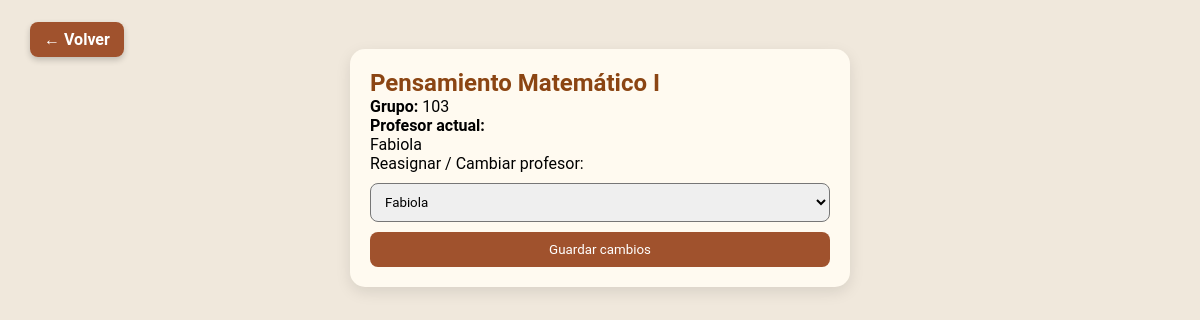
The page /administrador/profesorMateria.php?idClase=51&idGrupo=10236290 (signed in) on the database its author committed.
### tables this page shows
CREATE TABLE `grupo_materia` (
  `id_clase` int(11) NOT NULL,
  `id_grupo` int(11) NOT NULL,
  `id_materia` int(11) NOT NULL,
  `id_profesor` int(11) NOT NULL
);

CREATE TABLE `materias` (
  `id_materia` int(11) NOT NULL,
  `nombre` varchar(100) DEFAULT NULL,
  `semestre` varchar(100) DEFAULT NULL,
  `descripcion` varchar(255) DEFAULT NULL
);

CREATE TABLE `grupo` (
  `idGrupo` int(11) NOT NULL,
  `nombre` varchar(50) NOT NULL,
  `semestre` varchar(50) NOT NULL,
  `tutor` varchar(50) NOT NULL
);

CREATE TABLE `profesor` (
  `id_profesor` int(11) NOT NULL,
  `nombre` varchar(100) NOT NULL,
  `apellidos` varchar(100) NOT NULL,
  `telefono` bigint(20) NOT NULL,
  `domicilio` varchar(200) NOT NULL,
  `correo` varchar(100) NOT NULL,
  `password` varchar(255) NOT NULL
);

### administrador/profesorMateria.php (the view, shortened to what this page needs)
<?php
include_once(__DIR__ . '/../assets/sentenciasSQL/Conexion.php');
$idClase = $_GET['idClase'] ?? null;
$sql = "SELECT
            gm.id_clase,
            m.nombre AS materia,
            g.nombre AS grupo,
            p.id_profesor,
            p.nombre AS profesor
        FROM grupo_materia gm
        INNER JOIN materias m ON gm.id_materia = m.id_materia
        INNER JOIN grupo g ON gm.id_grupo = g.idGrupo
        LEFT JOIN profesor p ON gm.id_profesor = p.id_profesor
        WHERE gm.id_clase = ?";
$stmt = $pdo->prepare($sql);
$stmt->execute([$idClase]);
$clase = $stmt->fetch(PDO::FETCH_ASSOC);
$profesores = $pdo->query("SELECT id_profesor, nombre FROM profesor")->fetchAll(PDO::FETCH_ASSOC);
?>
<!DOCTYPE html>
<html lang="es">
<head>
     <link rel="stylesheet" href="css/menu.css?v=2.1">
</head>
<body>
 <a class="btn back" href="gruposCreados.php">&#8592; Volver</a>
<div class="card">
    <h2><?= htmlspecialchars($clase['materia']) ?></h2>
    <p><strong>Grupo:</strong> <?= htmlspecialchars($clase['grupo']) ?></p>
    <p><strong>Profesor actual:</strong><br>
        <?= $clase['profesor'] ?? 'Sin asignar' ?>
    </p>
    <form method="POST">
        <label>Reasignar / Cambiar profesor:</label>
        <select name="id_profesor" required>
            <?php foreach ($profesores as $p): ?>
                <option value="<?= $p['id_profesor'] ?>"
                    <?= $p['id_profesor'] == $clase['id_profesor'] ? 'selected' : '' ?>>
                    <?= htmlspecialchars($p['nombre']) ?>
                </option>
            <?php endforeach; ?>
        </select>
        <button type="submit">Guardar cambios</button>
    </form>
</div>
</body>
</html>

### administrador/css/menu.css (style rules this page uses)
* { margin: 0; padding: 0; box-sizing: border-box; font-family: "Roboto", sans-serif; }
html, body { height: 100%; scroll-behavior: smooth; }

### administrador/profesorMateria.php (style rules this page uses)
body { font-family: Arial; background: #f0e8dc; padding: 30px; }
.card { max-width: 500px; margin: auto; background: #fffaf0; padding: 20px; border-radius: 15px; box-shadow: 0 5px 15px rgba(0,0,0,.1); }
h2 { color: #8b4513; }
select, button { width: 100%; padding: 10px; margin-top: 10px; border-radius: 8px; }
button { background: #a0522d; color: white; border: none; cursor: pointer; }
.back { top: 12px; right: 15px; background-color: #a0522d; color: #fff; text-decoration: none; font-weight: bold; padding: 8px 14px; border-radius: 8px; transition: all 0.3s ease; box-shadow: 0 3px 6px rgba(0,0,0,0.2); }

### rows shown on the page
grupo_materia: id_materia.nombre "Pensamiento Matemático I", id_grupo.nombre "103", id_profesor.nombre "Fabiola"

### other values the page prints
form field id_profesor "Fabiola"
